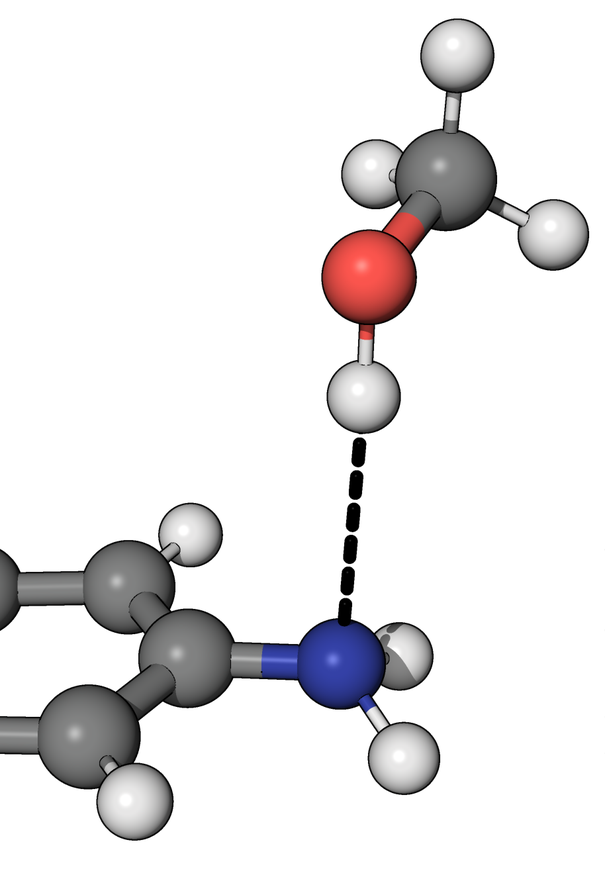
#> input picture PES/pymol_donor.png, 605 x 883 px, shrunk from 914 x 1334 before the run
$ python plot_both.py
#> lines starting #> are read from the running program, lines starting #| are printed output that depends on the picture
### PES/plot_moh_acc.py
import matplotlib.pyplot as plt
import numpy as np
plt.style.use('../style.mplstyle')

def plot_on_axes(ax, plot_legent=False):
#> called with plot_legent = False
    data = np.loadtxt('moh_acceptor_data.txt').T
    # titles = ['MM/MM-QUBEKit', 'MM/MM-QUBEKit(MK)', 'QM/MM (Solvated)', 'CAM-B3LYP/6-31G*']
    titles = ['QUBEKit/MM', 'revQUBEKit/MM', 'AIMD/MM', 'AIMD/MM+QM']
    colors = ['#C99300', '#4D943C', '#E03223', '#0101F5']

    for i, y in enumerate(data[1:]):
        ax.plot(data[0], y/4.184, label=titles[i], color=colors[i])

    ax.hlines(0, data[0].min(), data[0].max(), linestyle='--', color='k')
    ax.set_xlim(1.3, 2.3)
    ax.set_ylim(-16, 2)
    ax.set_yticks(np.arange(-16, 2, 2))
    ax.set_xlabel('O - H Distance (Ang.)')
    ax.set_ylabel('Interaction Energy (kCal/mol)')
    # ax.set_xticklabels(ax.get_xticks(), rotation=0, weight='bold', size=12)
    if plot_legent:
        ax.legend(fontsize=plt.rcParams['axes.labelsize']*0.9)

# [6 lines that do not run on import are left out]

### PES/plot_moh_don.py
import matplotlib.pyplot as plt
import numpy as np
plt.style.use('../style.mplstyle')

def plot_on_axes(ax, plot_legend=False):
#> called with plot_legend = False
    data = np.loadtxt('moh_donor_data.txt').T
    # titles = ['MM/MM-QUBEKit', 'MM/MM-QUBEKit(MK)', 'QM/MM (Solvated)', 'CAM-B3LYP/6-31G*']
    titles = ['QUBEKit/QM1', 'QUBEKit(MK)/QM1', 'AIMD/QM1', 'AIMD/QM2']
    colors = ['#C99300', '#4D943C', '#E03223', '#0101F5']

    for i, y in enumerate(data[1:]):
        ax.plot(data[0], y/4.184, label=titles[i], color=colors[i])

    ax.hlines(0, data[0].min(), data[0].max(), linestyle='--', color='k')
    ax.set_xlim(1.3, 2.3)
    ax.set_ylim(-16, 2)
    ax.set_yticks(np.arange(-16, 2, 2))
    ax.set_xlabel('N - H Distance (Ang.)')
    ax.set_ylabel('Interaction Energy (kCal/mol)')
    # ax.set_xticklabels(ax.get_xticks(), rotation=0, weight='bold', size=12)
    if plot_legend:
        ax.legend(ncol=2, fontsize=plt.rcParams['axes.labelsize']*0.9)

# [6 lines that do not run on import are left out]

### PES/plot_both.py
import matplotlib.pyplot as plt
import numpy as np
import plot_moh_acc, plot_moh_don
from matplotlib.offsetbox import OffsetImage, AnnotationBbox

fontsize = 14
rcParams = {
    'xtick.labelsize': fontsize,
    'ytick.labelsize': fontsize,
    'font.weight': 'bold',
    'axes.labelsize': fontsize + 2,
    'axes.labelweight': 'extra bold',
    'figure.labelsize': fontsize,
    'figure.labelweight': 'bold',
}
plt.rcParams.update(rcParams)

fig, (ax1, ax2) = plt.subplots(2, figsize=(5.5, 8), sharex=False)

# left, bottom, width, height
plot_moh_acc.plot_on_axes(ax1)
plot_moh_don.plot_on_axes(ax2)

#   add legend
handles, labels = ax1.get_legend_handles_labels()
fig.legend(handles, labels, loc='upper right', fontsize=fontsize, facecolor='white', framealpha=0.8, frameon=True, bbox_to_anchor=(0.2, 0.44, 0.5, 0.5), edgecolor='white')

#   add image to plot
im_donor = plt.imread('pymol_donor.png')
#> im_donor is the input picture: shape (883, 605, 4) float32; mean R, G, B, A 0.0808, 0.0739, 0.0781, 0.167
im_acceptor= plt.imread('pymol_acceptor.png')
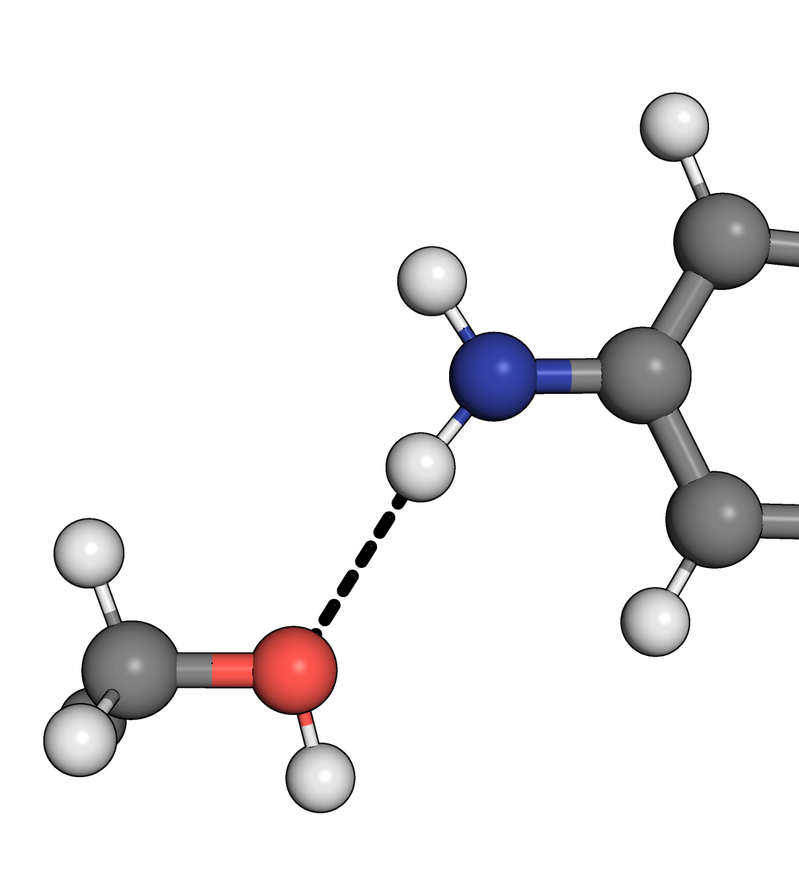
#> input picture PES/pymol_acceptor.png, 799 x 883 px, shrunk from 1208 x 1334 before the run
#> im_acceptor is the input picture: shape (883, 799, 4) float32; mean R, G, B, A 0.0603, 0.0553, 0.0584, 0.123

#   x, y, width, height
newax1 = fig.add_axes([0.152, 0.086 ,0.2,0.2], anchor='NE', zorder=1)
newax1.imshow(im_donor)
newax1.axis('off')
newax2 = fig.add_axes([0.724, 0.8 ,0.25,0.2], anchor='NE', zorder=1)
newax2.imshow(im_acceptor)
newax2.axis('off')

# ax1.text(0.9, 0.5, 'Amine as an Acceptor', transform=ax1.transAxes)


fig.tight_layout()
fig.savefig('../png/pes_both.png', dpi=300)
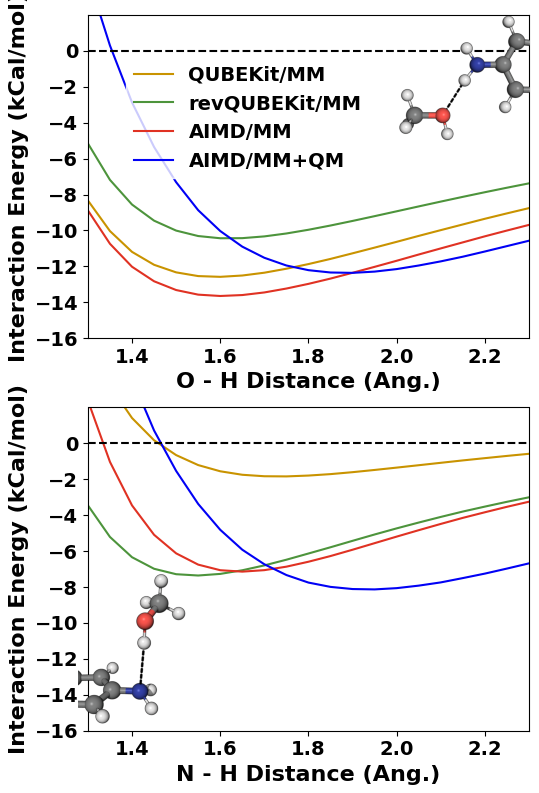
#> figure drawn by matplotlib, 4 panels; panel 1: curve peaks at x = 2.4, y = -8.19; panel 1: curve peaks at x = 1.3, y = -5.15; panel 1: curve peaks at x = 1.3, y = -8.88; panel 2: curve peaks at x = 1.3, y = 5.7
plt.show()
